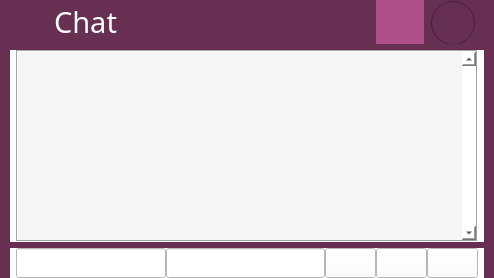
      <widget class="QFrame" name="bottomframe">
       <property name="font">
        <font>
         <weight>50</weight>
         <bold>false</bold>
        </font>
       </property>
       <property name="styleSheet">
        <string notr="true">background-color: rgb(103,47,82);
alternate-background-color: rgb(89,38,68);</string>
       </property>
       <property name="frameShape">
        <enum>QFrame::NoFrame</enum>
       </property>
       <property name="lineWidth">
        <number>0</number>
       </property>
       <property name="midLineWidth">
        <number>0</number>
       </property>
       <layout class="QVBoxLayout" name="verticalLayout_7">
        <property name="leftMargin">
         <number>10</number>
        </property>
        <property name="topMargin">
         <number>0</number>
        </property>
        <property name="rightMargin">
         <number>10</number>
        </property>
        <property name="bottomMargin">
         <number>0</number>
        </property>
        <item>
         <layout class="QHBoxLayout" name="horizontalLayout_6">
          <property name="spacing">
           <number>6</number>
          </property>
          <property name="leftMargin">
           <number>6</number>
          </property>
          <property name="topMargin">
           <number>0</number>
          </property>
          <property name="rightMargin">
           <number>6</number>
          </property>
          <property name="bottomMargin">
           <number>0</number>
          </property>
          <item>
           <widget class="QPushButton" name="btnExpand">
            <property name="enabled">
             <bool>true</bool>
            </property>
            <property name="minimumSize">
             <size>
              <width>32</width>
              <height>32</height>
             </size>
            </property>
            <property name="maximumSize">
             <size>
              <width>32</width>
              <height>32</height>
             </size>
            </property>
            <property name="styleSheet">
             <string notr="true">QPushButton 
{
border:none;
background-color: transparent;
}</string>
            </property>
            <property name="text">
             <string/>
            </property>
            <property name="icon">
             <iconset resource="../talkcoin.qrc">
              <normaloff>:/icons/expand</normaloff>:/icons/expand</iconset>
            </property>
            <property name="iconSize">
             <size>
              <width>32</width>
              <height>32</height>
             </size>
            </property>
            <property name="checked">
             <bool>false</bool>
            </property>
           </widget>
          </item>
          <item alignment="Qt::AlignVCenter">
           <widget class="QLabel" name="label_6">
            <property name="palette">
             <palette>
              <active>
               <colorrole role="WindowText">
                <brush brushstyle="SolidPattern">
                 <color alpha="255">
                  <red>255</red>
                  <green>255</green>
                  <blue>255</blue>
                 </color>
                </brush>
               </colorrole>
               <colorrole role="Button">
                <brush brushstyle="SolidPattern">
                 <color alpha="255">
                  <red>103</red>
                  <green>47</green>
                  <blue>82</blue>
                 </color>
                </brush>
               </colorrole>
               <colorrole role="Base">
                <brush brushstyle="SolidPattern">
                 <color alpha="255">
                  <red>103</red>
                  <green>47</green>
                  <blue>82</blue>
                 </color>
                </brush>
               </colorrole>
               <colorrole role="Window">
                <brush brushstyle="SolidPattern">
                 <color alpha="255">
                  <red>103</red>
                  <green>47</green>
                  <blue>82</blue>
                 </color>
                </brush>
               </colorrole>
               <colorrole role="AlternateBase">
                <brush brushstyle="SolidPattern">
                 <color alpha="255">
                  <red>89</red>
                  <green>38</green>
                  <blue>68</blue>
                 </color>
                </brush>
               </colorrole>
              </active>
              <inactive>
               <colorrole role="WindowText">
                <brush brushstyle="SolidPattern">
                 <color alpha="255">
                  <red>255</red>
                  <green>255</green>
                  <blue>255</blue>
                 </color>
                </brush>
               </colorrole>
               <colorrole role="Button">
                <brush brushstyle="SolidPattern">
                 <color alpha="255">
                  <red>103</red>
                  <green>47</green>
                  <blue>82</blue>
                 </color>
                </brush>
               </colorrole>
               <colorrole role="Base">
                <brush brushstyle="SolidPattern">
                 <color alpha="255">
                  <red>103</red>
                  <green>47</green>
                  <blue>82</blue>
                 </color>
                </brush>
               </colorrole>
               <colorrole role="Window">
                <brush brushstyle="SolidPattern">
                 <color alpha="255">
                  <red>103</red>
                  <green>47</green>
                  <blue>82</blue>
                 </color>
                </brush>
               </colorrole>
               <colorrole role="AlternateBase">
                <brush brushstyle="SolidPattern">
                 <color alpha="255">
                  <red>89</red>
                  <green>38</green>
                  <blue>68</blue>
                 </color>
                </brush>
               </colorrole>
              </inactive>
              <disabled>
               <colorrole role="WindowText">
                <brush brushstyle="SolidPattern">
                 <color alpha="255">
                  <red>120</red>
                  <green>120</green>
                  <blue>120</blue>
                 </color>
                </brush>
               </colorrole>
               <colorrole role="Button">
                <brush brushstyle="SolidPattern">
                 <color alpha="255">
                  <red>103</red>
                  <green>47</green>
                  <blue>82</blue>
                 </color>
                </brush>
               </colorrole>
               <colorrole role="Base">
                <brush brushstyle="SolidPattern">
                 <color alpha="255">
                  <red>103</red>
                  <green>47</green>
                  <blue>82</blue>
                 </color>
                </brush>
               </colorrole>
               <colorrole role="Window">
                <brush brushstyle="SolidPattern">
                 <color alpha="255">
                  <red>103</red>
                  <green>47</green>
                  <blue>82</blue>
                 </color>
                </brush>
               </colorrole>
               <colorrole role="AlternateBase">
                <brush brushstyle="SolidPattern">
                 <color alpha="255">
                  <red>89</red>
                  <green>38</green>
                  <blue>68</blue>
                 </color>
                </brush>
               </colorrole>
              </disabled>
             </palette>
            </property>
            <property name="font">
             <font>
              <family>Gill Sans MT</family>
              <pointsize>22</pointsize>
             </font>
            </property>
            <property name="text">
             <string>Chat</string>
            </property>
           </widget>
          </item>
          <item>
           <spacer name="horizontalSpacer_7">
            <property name="orientation">
             <enum>Qt::Horizontal</enum>
            </property>
            <property name="sizeHint" stdset="0">
             <size>
              <width>40</width>
              <height>20</height>
             </size>
            </property>
           </spacer>
          </item>
          <item>
           <widget class="QRadioButton" name="rbChan1">
            <property name="minimumSize">
             <size>
              <width>48</width>
              <height>44</height>
             </size>
            </property>
            <property name="maximumSize">
             <size>
              <width>48</width>
              <height>44</height>
             </size>
            </property>
            <property name="styleSheet">
             <string notr="true">QRadioButton::indicator {
	subcontrol-position: top center;
	image: url(:/icons/flag_c1);
 }

 QRadioButton::indicator::unchecked {
	width: 45px;
	height: 41px;
 }

 QRadioButton::indicator:unchecked:hover {
	background-color: rgb(69, 31, 55);
	width: 48px;
	height: 44px;
 }

 QRadioButton::indicator:unchecked:pressed {
	background-color: rgb(69, 31, 55);
	width: 48px;
	height: 44px;
 }

 QRadioButton::indicator::checked {
	background-color: rgb(175, 80, 139);
	width: 48px;
	height: 44px;
 }

 QRadioButton::indicator:checked:hover {
	background-color: rgb(69, 31, 55);
	width: 48px;
	height: 44px;
 }

 QRadioButton::indicator:checked:pressed {
	background-color: rgb(69, 31, 55);
	width: 48px;
	height: 44px;
 }</string>
            </property>
            <property name="text">
             <string/>
            </property>
            <property name="checked">
             <bool>true</bool>
            </property>
           </widget>
          </item>
          <item>
           <widget class="QRadioButton" name="rbChan2">
            <property name="minimumSize">
             <size>
              <width>48</width>
              <height>44</height>
             </size>
            </property>
            <property name="maximumSize">
             <size>
              <width>48</width>
              <height>44</height>
             </size>
            </property>
            <property name="styleSheet">
             <string notr="true">QRadioButton::indicator {
	subcontrol-position: top center;
	image: url(:/icons/flag_c2);
 }

 QRadioButton::indicator::unchecked {
	width: 45px;
	height: 41px;
 }

 QRadioButton::indicator:unchecked:hover {
	background-color: rgb(69, 31, 55);
	width: 48px;
	height: 44px;
 }

 QRadioButton::indicator:unchecked:pressed {
	background-color: rgb(69, 31, 55);
	width: 48px;
	height: 44px;
 }

 QRadioButton::indicator::checked {
	background-color: rgb(175, 80, 139);
	width: 48px;
	height: 44px;
 }

 QRadioButton::indicator:checked:hover {
	background-color: rgb(69, 31, 55);
	width: 48px;
	height: 44px;
 }

 QRadioButton::indicator:checked:pressed {
	background-color: rgb(69, 31, 55);
	width: 48px;
	height: 44px;
 }</string>
            </property>
            <property name="text">
             <string/>
            </property>
           </widget>
          </item>
         </layout>
        </item>
        <item>
         <widget class="QFrame" name="txtframe">
          <property name="styleSheet">
           <string notr="true">background-color: rgb(255, 255, 255);</string>
          </property>
          <layout class="QHBoxLayout" name="horizontalLayout_8">
           <property name="spacing">
            <number>6</number>
           </property>
           <property name="leftMargin">
            <number>6</number>
           </property>
           <property name="topMargin">
            <number>0</number>
           </property>
           <property name="rightMargin">
            <number>6</number>
           </property>
           <property name="bottomMargin">
            <number>0</number>
           </property>
           <item>
            <widget class="QTextBrowser" name="txtChat">
             <property name="enabled">
              <bool>true</bool>
             </property>
             <property name="font">
              <font>
               <pointsize>11</pointsize>
              </font>
             </property>
             <property name="styleSheet">
              <string notr="true">background-color: rgb(245, 245, 245);
background-image: url(:/images/p2p);
background-repeat: no-repeat;
background-attachment:fixed;
background-position: center;
alternate-background-color: rgb(211, 211, 211);
color: black;</string>
             </property>
             <property name="frameShape">
              <enum>QFrame::Box</enum>
             </property>
             <property name="verticalScrollBarPolicy">
              <enum>Qt::ScrollBarAlwaysOn</enum>
             </property>
             <property name="horizontalScrollBarPolicy">
              <enum>Qt::ScrollBarAlwaysOff</enum>
             </property>
             <property name="documentTitle">
              <string notr="true"/>
             </property>
             <property name="html">
              <string notr="true">&lt;!DOCTYPE HTML PUBLIC &quot;-//W3C//DTD HTML 4.0//EN&quot; &quot;http://www.w3.org/TR/REC-html40/strict.dtd&quot;&gt;
&lt;html&gt;&lt;head&gt;&lt;meta name=&quot;qrichtext&quot; content=&quot;1&quot; /&gt;&lt;style type=&quot;text/css&quot;&gt;
p, li { white-space: pre-wrap; }
&lt;/style&gt;&lt;/head&gt;&lt;body style=&quot; font-family:'MS Shell Dlg 2'; font-size:11pt; font-weight:400; font-style:normal;&quot;&gt;
&lt;p style=&quot;-qt-paragraph-type:empty; margin-top:0px; margin-bottom:0px; margin-left:0px; margin-right:0px; -qt-block-indent:0; text-indent:0px;&quot;&gt;&lt;br /&gt;&lt;/p&gt;&lt;/body&gt;&lt;/html&gt;</string>
             </property>
             <property name="openExternalLinks">
              <bool>true</bool>
             </property>
            </widget>
           </item>
          </layout>
         </widget>
        </item>
        <item>
         <widget class="QFrame" name="messageframe">
          <property name="styleSheet">
           <string notr="true">background-color: rgb(255, 255, 255);</string>
          </property>
          <layout class="QHBoxLayout" name="horizontalLayout_5">
           <property name="spacing">
            <number>0</number>
           </property>
           <property name="leftMargin">
            <number>6</number>
           </property>
           <property name="topMargin">
            <number>0</number>
           </property>
           <property name="rightMargin">
            <number>6</number>
           </property>
           <property name="bottomMargin">
            <number>0</number>
           </property>
           <item>
            <widget class="QLineEdit" name="txtChatNick">
             <property name="sizePolicy">
              <sizepolicy hsizetype="Fixed" vsizetype="Fixed">
               <horstretch>0</horstretch>
               <verstretch>0</verstretch>
              </sizepolicy>
             </property>
             <property name="minimumSize">
              <size>
               <width>0</width>
               <height>30</height>
              </size>
             </property>
             <property name="maximumSize">
              <size>
               <width>150</width>
               <height>16777215</height>
              </size>
             </property>
             <property name="font">
              <font>
               <pointsize>12</pointsize>
               <weight>75</weight>
               <bold>true</bold>
              </font>
             </property>
             <property name="toolTip">
              <string/>
             </property>
             <property name="styleSheet">
              <string notr="true">background-color: rgb(255, 255, 255);
background-repeat: no-repeat;</string>
             </property>
             <property name="inputMask">
              <string/>
             </property>
             <property name="text">
              <string/>
             </property>
             <property name="maxLength">
              <number>20</number>
             </property>
            </widget>
           </item>
           <item>
            <widget class="QLineEdit" name="txtChatMsg">
             <property name="minimumSize">
              <size>
               <width>0</width>
               <height>30</height>
              </size>
             </property>
             <property name="font">
              <font>
               <pointsize>12</pointsize>
               <weight>75</weight>
               <bold>true</bold>
              </font>
             </property>
             <property name="toolTip">
              <string/>
             </property>
             <property name="styleSheet">
              <string notr="true">background-color: rgb(255, 255, 255);
</string>
             </property>
             <property name="text">
              <string/>
             </property>
             <property name="maxLength">
              <number>140</number>
             </property>
            </widget>
           </item>
           <item>
            <widget class="QPushButton" name="btnChatBold">
             <property name="sizePolicy">
              <sizepolicy hsizetype="Preferred" vsizetype="Preferred">
               <horstretch>0</horstretch>
               <verstretch>0</verstretch>
              </sizepolicy>
             </property>
             <property name="minimumSize">
              <size>
               <width>0</width>
               <height>30</height>
              </size>
             </property>
             <property name="maximumSize">
              <size>
               <width>16777215</width>
               <height>16777215</height>
              </size>
             </property>
             <property name="font">
              <font>
               <pointsize>12</pointsize>
               <weight>75</weight>
               <bold>true</bold>
              </font>
             </property>
             <property name="toolTip">
              <string/>
             </property>
             <property name="styleSheet">
              <string notr="true">QPushButton {
border-color: rgb(154,154,154);
border-width: 1px;
background-color: rgb(255,255,255);
color :rgb(126, 126, 126);}
QToolTip {
     color: white;
     font-size:9pt;font-family:'Gill Sans MT';
     border: 4px solid ;
     border-radius: 13px;
     opacity: 700;
     border-color: rgb(89,38,68);
     background-color: rgb(62,29,67);
 }</string>
             </property>
             <property name="text">
              <string/>
             </property>
             <property name="icon">
              <iconset resource="../talkcoin.qrc">
               <normaloff>:/icons/chat_bold</normaloff>:/icons/chat_bold</iconset>
             </property>
             <property name="iconSize">
              <size>
               <width>18</width>
               <height>18</height>
              </size>
             </property>
             <property name="shortcut">
              <string notr="true"/>
             </property>
             <property name="checkable">
              <bool>true</bool>
             </property>
            </widget>
           </item>
           <item>
            <widget class="QPushButton" name="btnChatSmiley">
             <property name="sizePolicy">
              <sizepolicy hsizetype="Fixed" vsizetype="Fixed">
               <horstretch>0</horstretch>
               <verstretch>0</verstretch>
              </sizepolicy>
             </property>
             <property name="minimumSize">
              <size>
               <width>0</width>
               <height>30</height>
              </size>
             </property>
             <property name="font">
              <font>
               <pointsize>12</pointsize>
               <weight>75</weight>
               <bold>true</bold>
              </font>
             </property>
             <property name="toolTip">
              <string>List of emoticons
</string>
             </property>
             <property name="styleSheet">
              <string notr="true">QPushButton {
border-color: rgb(154,154,154);
border-width: 1px;
background-color: rgb(255,255,255);
color :rgb(126, 126, 126);}
QToolTip {
     color: white;
     font-size:9pt;font-family:'Gill Sans MT';
     border: 4px solid ;
     border-radius: 13px;
     opacity: 700;
     border-color: rgb(89,38,68);
     background-color: rgb(62,29,67);
 }</string>
             </property>
             <property name="icon">
              <iconset resource="../talkcoin.qrc">
               <normaloff>:/icons/chat_smiley</normaloff>:/icons/chat_smiley</iconset>
             </property>
             <property name="iconSize">
              <size>
               <width>20</width>
               <height>20</height>
              </size>
             </property>
            </widget>
           </item>
           <item>
            <widget class="QPushButton" name="btnChatSend">
             <property name="sizePolicy">
              <sizepolicy hsizetype="Minimum" vsizetype="Fixed">
               <horstretch>0</horstretch>
               <verstretch>0</verstretch>
              </sizepolicy>
             </property>
             <property name="minimumSize">
              <size>
               <width>0</width>
               <height>30</height>
              </size>
             </property>
             <property name="font">
              <font>
               <pointsize>12</pointsize>
               <weight>75</weight>
               <bold>true</bold>
              </font>
             </property>
             <property name="toolTip">
              <string/>
             </property>
             <property name="styleSheet">
              <string notr="true">QPushButton {
border-color: rgb(154,154,154);
border-width: 1px;
background-color: rgb(255,255,255);
color :rgb(126, 126, 126);}
QToolTip {
     color: white;
     font-size:9pt;font-family:'Gill Sans MT';
     border: 4px solid ;
     border-radius: 13px;
     opacity: 700;
     border-color: rgb(89,38,68);
     background-color: rgb(62,29,67);
 }</string>
             </property>
             <property name="text">
              <string/>
             </property>
             <property name="icon">
              <iconset resource="../talkcoin.qrc">
               <normaloff>:/icons/chat_send</normaloff>:/icons/chat_send</iconset>
             </property>
             <property name="iconSize">
              <size>
               <width>22</width>
               <height>22</height>
              </size>
             </property>
            </widget>
           </item>
          </layout>
         </widget>
        </item>
       </layout>
      </widget>
